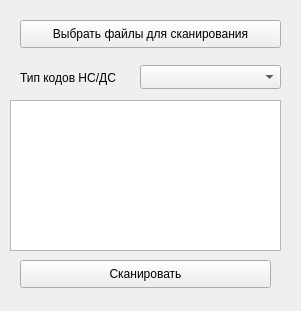
<?xml version="1.0" encoding="UTF-8"?>
<ui version="4.0">
 <class>ScanCodesWindow</class>
 <widget class="QWidget" name="ScanCodesWindow">
  <property name="geometry">
   <rect>
    <x>0</x>
    <y>0</y>
    <width>301</width>
    <height>311</height>
   </rect>
  </property>
  <property name="sizePolicy">
   <sizepolicy hsizetype="Preferred" vsizetype="Preferred">
    <horstretch>0</horstretch>
    <verstretch>0</verstretch>
   </sizepolicy>
  </property>
  <property name="baseSize">
   <size>
    <width>400</width>
    <height>300</height>
   </size>
  </property>
  <property name="windowTitle">
   <string>Form</string>
  </property>
  <widget class="QPushButton" name="chooseFiles">
   <property name="geometry">
    <rect>
     <x>20</x>
     <y>20</y>
     <width>261</width>
     <height>28</height>
    </rect>
   </property>
   <property name="text">
    <string>Выбрать файлы для сканирования</string>
   </property>
  </widget>
  <widget class="QLabel" name="label">
   <property name="geometry">
    <rect>
     <x>20</x>
     <y>70</y>
     <width>301</width>
     <height>16</height>
    </rect>
   </property>
   <property name="text">
    <string>Тип кодов НС/ДС</string>
   </property>
  </widget>
  <widget class="QComboBox" name="source">
   <property name="geometry">
    <rect>
     <x>140</x>
     <y>65</y>
     <width>141</width>
     <height>24</height>
    </rect>
   </property>
   <item>
    <property name="text">
     <string/>
    </property>
   </item>
   <item>
    <property name="text">
     <string>НС</string>
    </property>
   </item>
   <item>
    <property name="text">
     <string>ДС</string>
    </property>
   </item>
  </widget>
  <widget class="QPushButton" name="scan">
   <property name="geometry">
    <rect>
     <x>20</x>
     <y>260</y>
     <width>251</width>
     <height>28</height>
    </rect>
   </property>
   <property name="text">
    <string>Сканировать</string>
   </property>
  </widget>
  <widget class="QTextEdit" name="textEdit">
   <property name="geometry">
    <rect>
     <x>10</x>
     <y>100</y>
     <width>271</width>
     <height>151</height>
    </rect>
   </property>
  </widget>
 </widget>
 <resources/>
 <connections/>
</ui>
